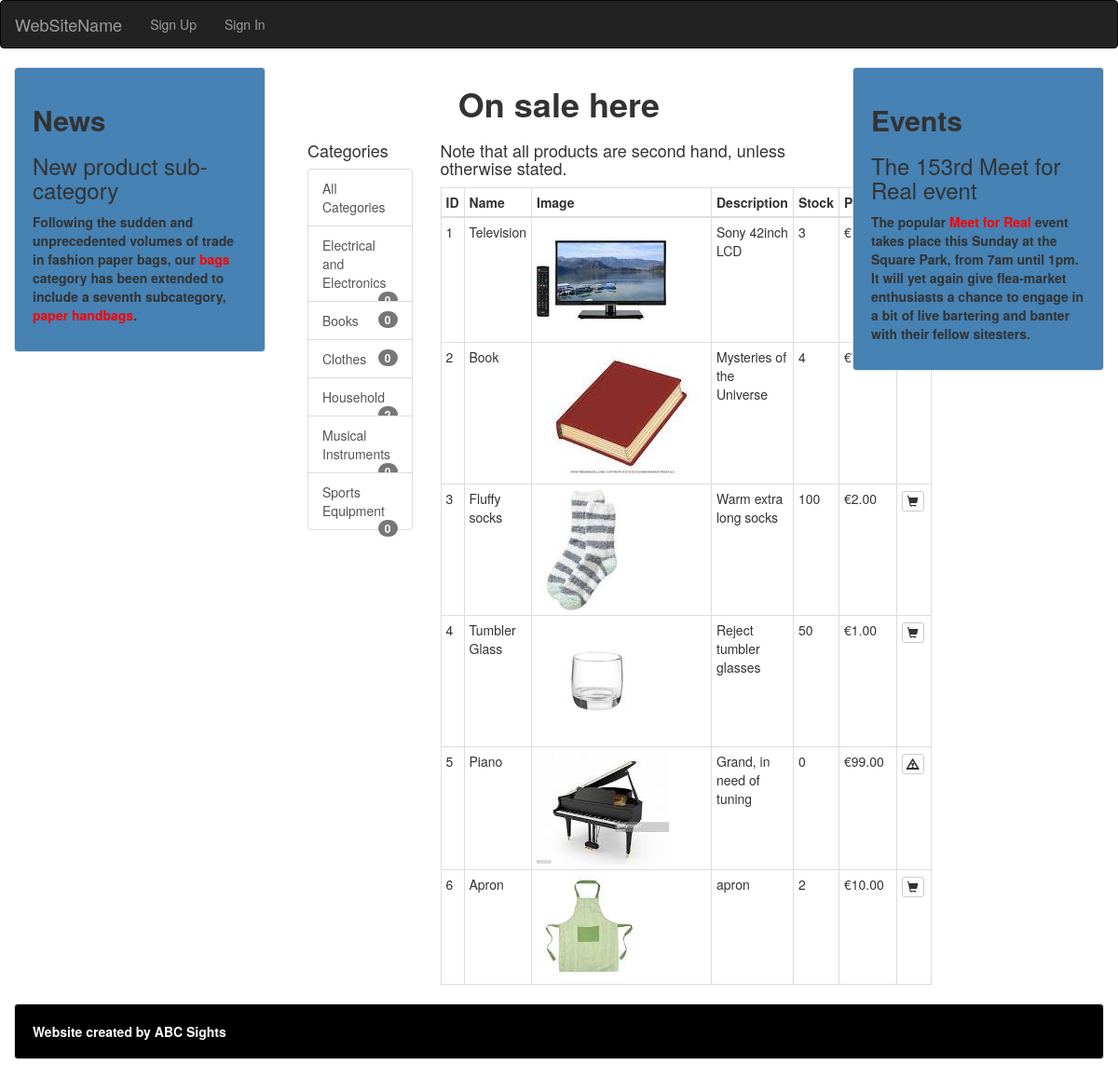
The app's page /shop/ with its own data.
### shop/models.py (models this page shows, shortened)
class Category(models.Model):
    name = models.TextField()
    products = models.ManyToManyField('Product')
    def get_absolute_url(self):
        return reverse('product_list_by_category',args=[self.id])

class Product(models.Model):
    name = models.TextField()
    description = models.TextField()
    stock = models.IntegerField()
    price = models.DecimalField(max_digits=10,decimal_places=2)
    image = models.ImageField(upload_to='images/', blank=True)
    image_thumbnail = ImageSpecField(source='image',
                                processors=[ResizeToFill(90, 90)],
                                format='JPEG',
                                options={'quality': 60})

### shop/views.py (the view)
# urls.py: path('', views.product_list,
def product_list(request, category_id=None):
    category = None
    products = Product.objects.all()
    ccat = Category.objects.annotate(num_products=Count('products'))
    if(category_id):
        category = get_object_or_404(Category, id=category_id)
        products = products.filter(category=category)
    return render(request, 'products.html',
                    {'products': products,
                    'countcat':ccat})

### cart/context_processors.py (called while the page is built)
def counter(request):
	item_count = 0
	if 'admin' in request.path:
		return {}
	else:
		try:
			cart = Cart.objects.filter(cart_id=_cart_id(request))
			cart_items = CartItem.objects.all().filter(cart=cart[:1])
			for cart_item in cart_items:
				item_count += cart_item.quantity
		except Cart.DoesNotExist:
			item_count = 0
	return dict(item_count = item_count)

### cart/views.py (called while the page is built)
def _cart_id(request):
	cart = request.session.session_key
	if not cart:
		cart = request.session.create()
	return cart

### shop/templates/products.html
{% extends 'base.html' %}
{% block content %}
<h1>On sale here</h1>
<div class="col-sm-3">
    <h4>Categories</h4>
    <ul class="list-group">
        <a href="{% url 'products' %}" class="list-group-item"> All Categories </a>
        {% for c in countcat %}
            <a href="{{ c.get_absolute_url }}" class="list-group-item catheight">{{c.name}}
                    <span class="badge">{{c.num_products}}</span>
            </a>
        {% endfor %}
    </ul>
</div>
<div class="col-sm-9">
    <h4>Note that all products are second hand, unless otherwise stated.</h4>
    <table class="table table-bordered table-hover table-condensed">
        <thead>
            <tr>
                <th>ID</th>
                <th>Name</th>
                <th>Image</th>
                <th>Description</th>
                <th>Stock</th>
                <th>Price</th>
                <th>Buy</th>
            </tr>
        </thead>
        <tbody>
            {% for product in products %}
            <tr>
                <td>{{product.id}}</td>
                <td>{{product.name}}</td>
                <td><img src="{{product.image_thumbnail.url}}" alt = "{{product.name}}"></td>
                <td>{{product.description}}</td>
                <td>{{product.stock}}</td>
                <td>&euro;{{product.price}}</td>
                {% if product.stock > 0 %}
                <td><a href="{% url 'add_cart' product.id %}" class="btn btn-default btn-xs"><span
                    class="glyphicon glyphicon-shopping-cart"></span></a></td>
                {% else %}
                <td><a href="" class="btn btn-default btn-xs"><span
                    class="glyphicon glyphicon-warning-sign red"></span></a></td>
                {% endif %}
            </tr>
            {% endfor %}
        </tbody>
    </table>
</div>
{% endblock content %}

### templates/base.html (shortened to what this page needs)
<!DOCTYPE html>
<html>
<head>
	<link rel="stylesheet" href="https://maxcdn.bootstrapcdn.com/bootstrap/3.3.7/css/bootstrap.min.css">
</head>
<body>
	<nav class="navbar navbar-inverse">
		<div class="container-fluid">
			<div class="navbar-header">
				<a class="navbar-brand" href="#">WebSiteName</a>
			</div>
			<ul class="nav navbar-nav">
				{% if request.user.is_authenticated %}
				<li>
					<a href="{% url 'products' %}">Products</a>
				</li>
				<li>
					<a href="{% url 'signout' %}">Sign Out<i class=" fas fa-sign-out-alt"></i></a>
				</li>
				<li>
					<a href="{% url 'order_history' %}">View Orders<i class=" fas fa-sign-out-alt"></i></a>
				</li>
				{% else %}
				<li>
					<a href="{% url 'signup' %}">Sign Up</a>
				</li>
				<li>
					<a href="{% url 'signin' %}">Sign In</a>
				</li>
				{% endif %}
			</ul>
		</div>
	</nav>
	<div class="container-fluid">
		<div class="row">
			<div class="col-sm-3">
				<div class="well sidecol">
					<h2>News</h2>
					<h3>New product sub-category</h3>
					<p>Following the sudden and unprecedented volumes of trade in fashion paper bags, our <span
							class="redtext">bags</span> category has been extended to include a seventh subcategory,
						<span class="redtext">paper handbags</span>.
				</div>
			</div>
			<div class="col-sm-6">
				<div class="midcol">
					{% block content %}
					{% endblock content %}
				</div>
			</div>
			<div class="col-sm-3">
				<div class="well sidecol">
					<h2>Events</h2>
					<h3>The 153rd Meet for Real event</h3>
					<p>The popular <span class="redtext">Meet for Real</span> event takes place this Sunday at the
						Square Park, from 7am until 1pm. It will yet again give flea-market enthusiasts a chance to
						engage in a bit of live bartering and banter with their fellow sitesters.</p>
				</div>
			</div>
		</div>
		<div class="row">
			<div class="col-sm-12">
				<div class="well footer">
					Website created by ABC Sights
				</div>
			</div>
		</div>
	</div>
</body>
</html>

### templates/base.html (style rules this page uses)
.footer { font-weight: bold; color: white; background-color: black; }
.sidecol { font-weight: bold; background-color: steelblue; }
.sidecol h2 { font-weight: bold; }
.midcol h1 { text-align: center; font-weight: bold; }
.redtext { color: red; }

### records on screen
Category: name "Electrical and Electronics", num_products "0"
Category: name "Books", num_products "0"
Category: name "Clothes", num_products "0"
Category: name "Household", num_products "2"
Category: name "Musical Instruments", num_products "0"
Category: name "Sports Equipment", num_products "0"
Product: id "1", name "Television", image_thumbnail (picture), description "Sony 42inch LCD", stock "3"
Product: id "2", name "Book", image_thumbnail (picture), description "Mysteries of the Universe", stock "4"
Product: id "3", name "Fluffy socks", image_thumbnail (picture), description "Warm extra long socks", stock "100", price "2.00"
Product: id "4", name "Tumbler Glass", image_thumbnail (picture), description "Reject tumbler glasses", stock "50", price "1.00"
Product: id "5", name "Piano", image_thumbnail (picture), description "Grand, in need of tuning", stock "0", price "99.00"
Product: id "6", name "Apron", image_thumbnail (picture), description "apron", stock "2", price "10.00"
